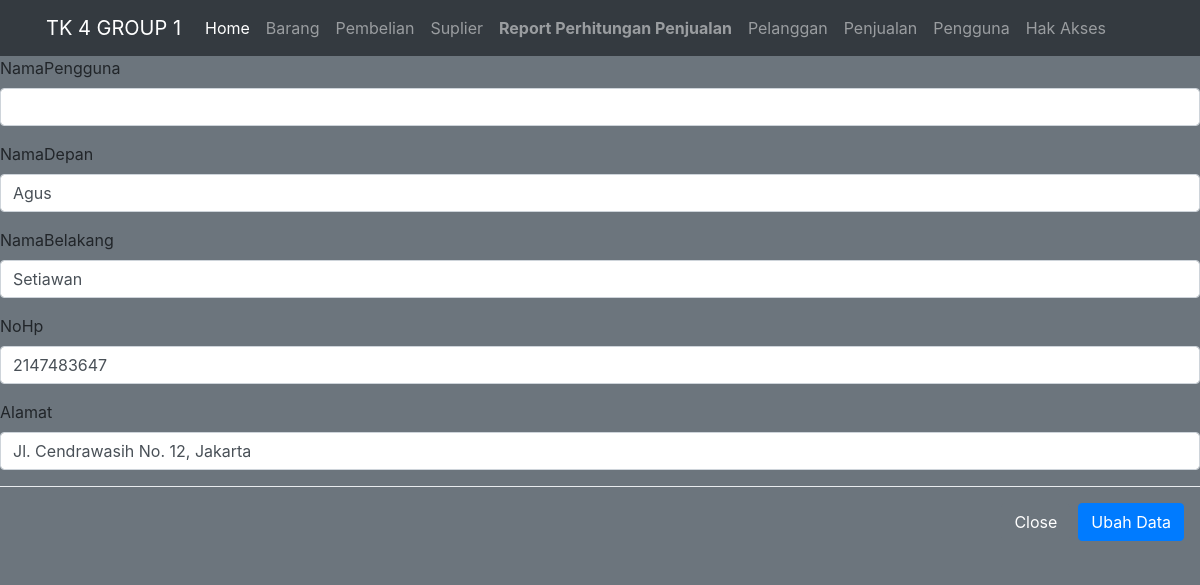
/public/pengguna/ubahDetail/1, run on the app's committed database.
### tables this page shows
CREATE TABLE `pengguna` (
  `IdPengguna` int(11) NOT NULL,
  `NamaPengguna` varchar(255) NOT NULL,
  `Password` varchar(255) DEFAULT NULL,
  `NamaDepan` varchar(255) NOT NULL,
  `NamaBelakang` varchar(255) NOT NULL,
  `NoHp` int(11) DEFAULT NULL,
  `Alamat` text,
  `IdAkses` int(11) DEFAULT NULL
);

### app/core/Controller.php (called while the page is built, shortened)
<?php
class Controller {
    public function view($view, $data = [])
    {
        require_once '../app/views/' . $view . '.php';
    }
    public function model($model)
    {
        return new $model;
    }
}

### app/controllers/Pengguna.php (called while the page is built, shortened)
<?php
class Pengguna extends Controller {
    public function ubahDetail($id)
    {
        $data['judul'] = 'Detail Pengguna';
        $data['br'] = $this->model('Pengguna_model')->getPenggunaById($id);
        $this->view('pengguna/ubah', $data);
    }
}

### app/core/App.php (called while the page is built, shortened)
<?php
class App {
    protected $method = 'index';
    protected $params = [];
    public function __construct()
    {
        $url = $this->parseURL();
        if( file_exists('../app/controllers/' . $url[0] . '.php') ) {
            unset($url[0]);
        }
        $this->controller = new $this->controller;
        if( isset($url[1]) ) {
            if( method_exists($this->controller, $url[1]) ) {
                $this->method = $url[1];
                unset($url[1]);
            }
        }
        if( !empty($url) ) {
            $this->params = array_values($url);
        }
        call_user_func_array([$this->controller, $this->method], $this->params);
    }
    public function parseURL()
    {
        if( isset($_GET['url']) ) {
            $url = rtrim($_GET['url'], '/');
            $url = filter_var($url, FILTER_SANITIZE_URL);
            $url = explode('/', $url);
            return $url;
        }
    }
}

### public/index.php (called while the page is built, shortened)
<?php
$app = new App;

### app/core/Database.php (called while the page is built, shortened)
<?php
class Database {
    private $host = DB_HOST;
    private $user = DB_USER;
    private $pass = DB_PASS;
    private $db_name = DB_NAME;
    private $dbh;
    private $stmt;
    public function __construct()
    {
        $dsn = 'mysql:host=' . $this->host . ';dbname=' . $this->db_name;
        $option = [
            PDO::ATTR_PERSISTENT => true,
            PDO::ATTR_ERRMODE => PDO::ERRMODE_EXCEPTION
        ];
        try {
            $this->dbh = new PDO($dsn, $this->user, $this->pass, $option);
        } catch(PDOException $e) {
            die($e->getMessage());
        }
    }
    public function query($query)
    {
        $this->stmt = $this->dbh->prepare($query);
    }
    public function bind($param, $value, $type = null)
    {
        if( is_null($type) ) {
            switch( true ) {
                default :
                    $type = PDO::PARAM_STR;
            }
        }
        $this->stmt->bindValue($param, $value, $type);
    }
    public function execute()
    {
        $this->stmt->execute();
    }
    public function single()
    {
        $this->execute();
        return $this->stmt->fetch(PDO::FETCH_ASSOC);
    }
}

### app/models/Pengguna_model.php (called while the page is built, shortened)
<?php
class Pengguna_model {
    private $table = 'pengguna';
    private $db;
    public function __construct()
    {
        $this->db = new Database;
    }
    public function getPenggunaById($IdPengguna)
    {
        $this->db->query('SELECT * FROM ' . $this->table . ' WHERE IdPengguna=:IdPengguna');
        $this->db->bind('IdPengguna', $IdPengguna);
        return $this->db->single();
    }
}

### app/views/pengguna/ubah.php (the view, shortened to what this page needs)
<div>
<form action="<?= BASEURL; ?>/pengguna/ubah" method="post">
          <div class="form-group">
            <label for="NamaPengguna">NamaPengguna</label>
            <input type="number" class="form-control" id="NamaPengguna" name="NamaPengguna" value="<?= $data['br']['NamaPengguna']; ?>">
          </div>
          <div class="form-group">
            <label for="NamaDepan">NamaDepan</label>
            <input type="text" class="form-control" id="NamaDepan" name="NamaDepan" value="<?= $data['br']['NamaDepan']; ?>">
          </div>
          <div class="form-group">
            <label for="NamaBelakang">NamaBelakang</label>
            <input type="text" class="form-control" id="NamaBelakang" name="NamaBelakang" value="<?= $data['br']['NamaBelakang']; ?>">
          </div>
          <div class="form-group">
            <label for="NoHp">NoHp</label>
            <input type="number" class="form-control" id="NoHp" name="NoHp" value="<?= $data['br']['NoHp']; ?>">
          </div>
          <div class="form-group">
            <label for="Alamat">Alamat</label>
            <input type="text" class="form-control" id="Alamat" name="Alamat" value="<?= $data['br']['Alamat']; ?>">
          </div>
      </div>
      <div class="modal-footer">
          <button type="button" class="btn btn-secondary" data-dismiss="modal">Close</button>
          <button type="submit" class="btn btn-primary">Ubah Data</button>
</div>

### data on the page
pengguna: NamaDepan "Agus", NamaBelakang "Setiawan", NoHp "2147483647", Alamat "Jl. Cendrawasih No. 12, Jakarta"
